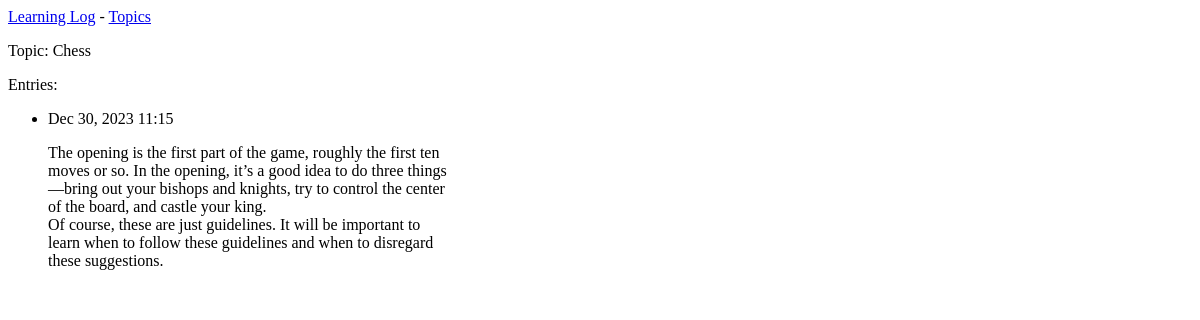
Page /topics/1/ on the earlier database version.
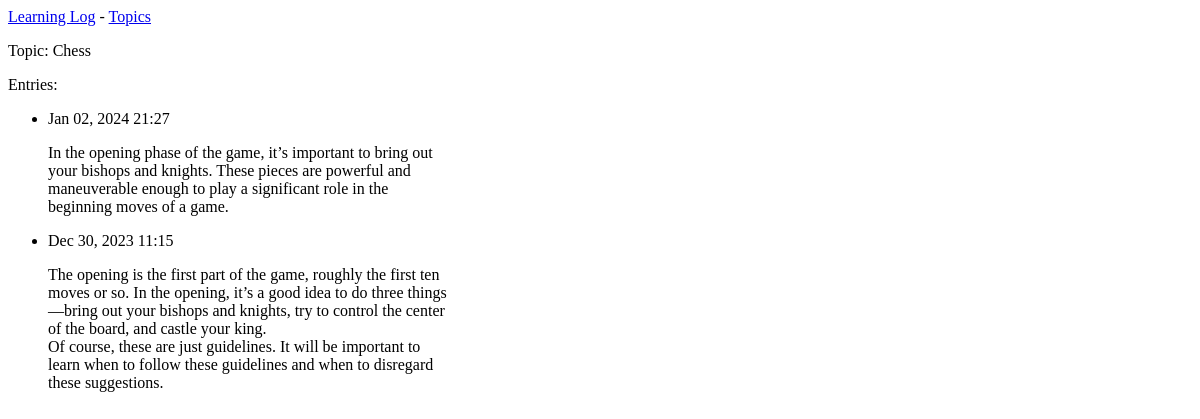
Same page on the later database version.
### learning_logs/models.py (models this page shows, shortened)
class Topic(models.Model):
    text = models.CharField(max_length=200)
    date_added = models.DateTimeField(auto_now_add=True)
    def __str__(self):
        return self.text

class Entry(models.Model):
    topic = models.ForeignKey(Topic, on_delete=models.CASCADE)
    text = models.TextField()
    date_added = models.DateTimeField(auto_now_add=True)
    class Meta:
        verbose_name_plural = "entries"

### learning_logs/views.py (the view)
# urls.py: path("topics/<int:topic_id>/", views.topic, name="topic"),
def topic(request, topic_id):
    topic = Topic.objects.get(id=topic_id)
    entries = topic.entry_set.order_by("-date_added")
    context = {
        "topic": topic,
        "entries": entries
    }
    return render(request, "learning_logs/topic.html", context)

### learning_logs/templates/learning_logs/topic.html
{% extends 'learning_logs/base.html' %}
{% block content %}
<p>Topic: {{ topic }}</p>
<p>Entries:</p>
<ul>
    {% for entry in entries %}
        <li>
            <p>{{ entry.date_added|date:'M d, Y H:i' }}</p>
            <p>{{ entry.text|linebreaks }}</p>
        </li>
    {% empty %}
        <li>There are no entries for this topic yet.</li>
    {% endfor %}
</ul>
{% endblock content %}

### learning_logs/templates/learning_logs/base.html
<p>
    <a href="{% url 'learning_logs:index' %}">Learning Log</a> -
    <a href="{% url 'learning_logs:topics' %}">Topics</a>
</p>
{% block content %}{% endblock content %}

Differences in the rows shown:
added Entry: date_added "Jan 02, 2024 21:27", text "In the opening phase of the game, it’s important to bring out your bishops and knights. These pieces are powerful and maneuverable enough to play a significant role in the beginning moves of a game."
